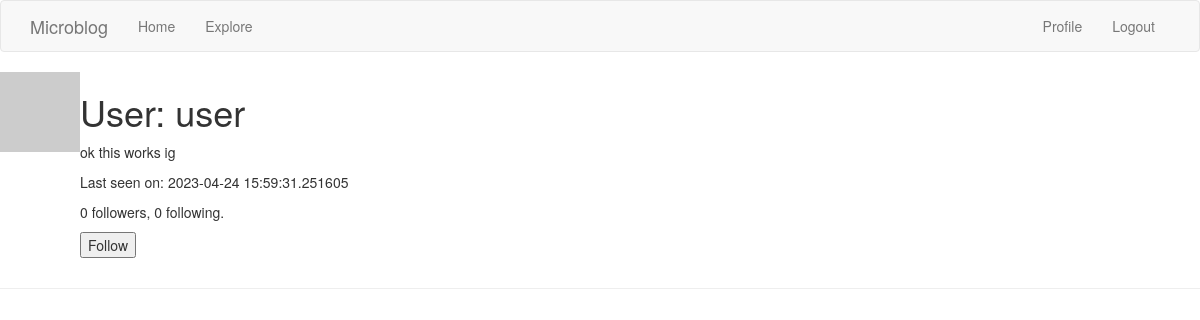
Screenshot of /user/user (signed in) with the database file from the repository.
### app/models.py (models this page shows, shortened)
class User(UserMixin, db.Model):
    id = db.Column(db.Integer, primary_key=True)
    username = db.Column(db.String(64), index=True, unique=True)
    email = db.Column(db.String(128), index=True, unique=True)
    password_hash = db.Column(db.String(128))
    posts = db.relationship('Post', backref='author', lazy='dynamic')
    about_me = db.Column(db.String(256))
    last_seen = db.Column(db.DateTime, default=datetime.utcnow)
    followed = db.relationship(
        'User',
        secondary=followers,
        primaryjoin=(followers.c.follower_id == id),
        secondaryjoin=(followers.c.followed_id == id),
        backref=db.backref('followers', lazy='dynamic'),
        lazy='dynamic'
    )
    def avatar(self, size):
        digest = md5(self.email.lower().encode('utf-8')).hexdigest()
        return f'https://gravatar.com/avatar/{digest}?d=identicon&s={size}'
    def is_following(self, user):
        return self.followed.filter(
            followers.c.followed_id == user.id
        ).count() > 0

### app/routes.py (the view)
@app.route('/user/<username>')
@login_required
def user(username):
    user = User.query.filter_by(username=username).first_or_404()
    page = request.args.get('page', 1, type=int)
    posts = user.posts.order_by(Post.timestamp.desc()).paginate(
        page=page,
        per_page=app.config['POSTS_PER_PAGE'],
        error_out=False
    )
    next_url = url_for('user', username=user.username, page=posts.next_num) \
        if posts.has_next else None
    prev_url = url_for('user', username=user.username, page=posts.prev_num) \
        if posts.has_prev else None
    form = EmptyForm()
    return render_template(
        'user.html',
        user=user,
        posts=posts.items,
        next_url=next_url,
        prev_url=prev_url,
        form=form
        )

### app/forms.py
class EmptyForm(FlaskForm):
    submit = SubmitField('Submit')

### app/models.py (called while the page is built)
@login.user_loader
def load_user(id):
    return User.query.get(int(id))

### app/routes.py (called while the page is built)
@app.before_request
def before_request():
    if current_user.is_authenticated:
        current_user.last_seen = datetime.utcnow()
        db.session.commit()

### app/templates/user.html (shortened to what this page needs)
{% extends "base.html" %}
{% block content %}
    <table>
        <tr valign="top">
            <td><img src="{{ user.avatar(128)}}"></td>
            <td>
                <h1>User: {{ user.username }} </h1>
                {% if user.about_me %}<p>{{ user.about_me }}</p>{% endif %}
                {% if user.last_seen %}<p>Last seen on: {{ user.last_seen }}</p>{% endif %}
                <p>{{ user.followers.count() }} followers, {{ user.followed.count() }} following.</p>
                {% if user == current_user %}
                <p><a href="{{ url_for('edit_profile') }}">Edit profile</a></p>
                {% elif not current_user.is_following(user) %}
                <p>
                    <form action="{{ url_for('follow', username=user.username)}}", method="post">
                        {{ form.submit(value='Follow')}}
                    </form>
                </p>
                {% endif %}
            </td>
        </tr>
    </table>
    <hr>
{% endblock %}

### rows the page displays
User: username "user", about_me "ok this works ig", last_seen "2023-04-24 15:59:31.251605"

### other values shown
{{ user.followers.count() }} "0"
{{ user.followed.count() }} "0"
